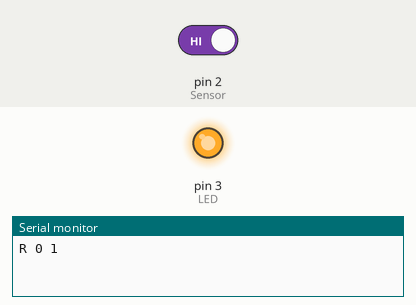
Simulated run of this sketch. Board: Arduino Uno, built with avr-gcc and run on an emulated ATmega328P. Shown: output pins drawn as LEDs (lit = HIGH), the last lines printed to the serial monitor. The inputs (shaded band) are chosen by the test bench; at power-on: pin 2 (Sensor) HIGH.

Above: at 1.2 s.
1.3 s: pin 2 (Sensor) driven LOW
At 2.0 s:
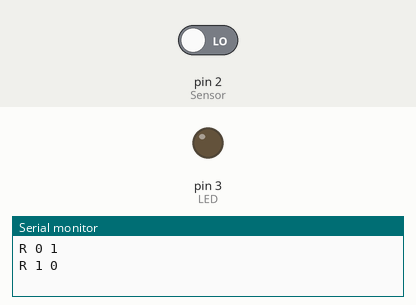
2.8 s: pin 2 (Sensor) driven HIGH
At 3.2 s:
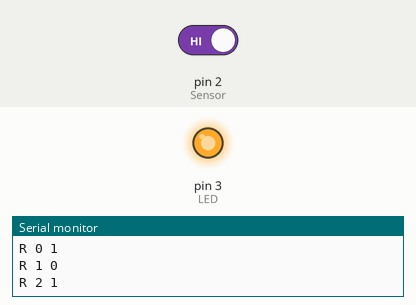
Timing chart, 0 to 5.8 s (numbered marks = the images above; inputs shaded):
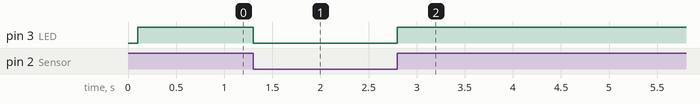

Measured:
- after the input at 1.3 s, pin 3 (LED): HIGH → LOW at once
- after the input at 2.8 s, pin 3 (LED): LOW → HIGH at once

The sketch:

rcwl-0516-with-motion-detection.ino
```cpp
#define Sensor 2
#define LED 3


 int micro_read = 2;
volatile int iter = 0;


void setup() {

 pinMode(micro_read,INPUT);

pinMode(Sensor,INPUT);
pinMode(LED,OUTPUT);
Serial.begin(9600);


}

int rv = -1;

void loop() {

  // // start section for frequency 1

  int v = digitalRead(Sensor);
  if ( v != rv) {
    rv = v;
    char msg[20];
    sprintf(msg, "R %lu %d", millis() / 1000, v );

    Serial.println(msg);

  }
  delay(100);

  // // end section for frequency 1


  // // start section for frequency 2
//   bool val;
//
//  val = digitalRead(micro_read);
//  if (val){
//    iter+=1;
//    Serial.println(iter);
//
//    delay(100);
//    if (iter>255){
//      iter = 0;
//    }
//  }
//  delay(10);
  // // end section for frequency 2


  bool Detection = digitalRead(Sensor);

  if(Detection == HIGH){
//    Serial.println("Motion detected !!");
    digitalWrite(LED,HIGH);
  }

  if(Detection == LOW) {
//    Serial.println("Clear");
    digitalWrite(LED,LOW);
  }
}
```
